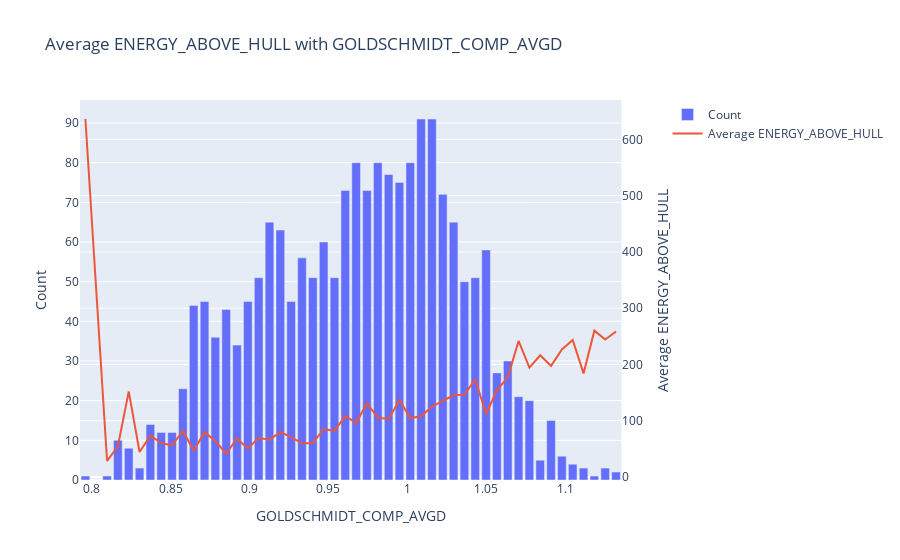

Notebook code cell kept with this figure:
### Markdown cell above
The plot below shows the average $E_{hull}$ with respect to $t$, superimposed on the histogram of $t$. As can be seen, $t$ of the perovskites have a relatively normal distribution. Interestingly, the average $E_{hull}$ steadily increases with $t$. This is consistent with earlier discussion stating that $t$ > 1.0 causes thermodynamic instability.

### Code cell
histogram_w_avg(50, "GOLDSCHMIDT_COMP_AVGD", "ENERGY_ABOVE_HULL")

### Figure 1 — Plotly figure (JSON) as saved in the notebook; plotly's stock layout.template omitted (floating-point values rounded to 4 significant figures)
{"data": [{"name": "Count", "type": "bar", "x": [0.7961, 0.803, 0.8098, 0.8167, 0.8235, 0.8304, 0.8372, 0.8441, 0.851, 0.8578, 0.8647, 0.8715, 0.8784, 0.8853, 0.8921, 0.899, 0.9058, 0.9127, 0.9195, 0.9264, 0.9333, 0.9401, 0.947, 0.9538, 0.9607, 0.9675, 0.9744, 0.9813, 0.9881, 0.995, 1.002, 1.009, 1.016, 1.022, 1.029, 1.036, 1.043, 1.05, 1.057, 1.064, 1.07, 1.077, 1.084, 1.091, 1.098, 1.105, 1.112, 1.118, 1.125, 1.132], "xaxis": "x", "y": [1, 0, 1, 10, 8, 3, 14, 12, 12, 23, 44, 45, 36, 43, 34, 45, 51, 65, 63, 45, 56, 51, 60, 51, 73, 80, 73, 80, 77, 75, 80, 91, 91, 72, 65, 50, 51, 58, 27, 30, 21, 20, 5, 15, 6, 4, 3, 1, 3, 2], "yaxis": "y"}, {"connectgaps": true, "name": "Average ENERGY_ABOVE_HULL", "type": "scatter", "x": [0.7961, 0.803, 0.8098, 0.8167, 0.8235, 0.8304, 0.8372, 0.8441, 0.851, 0.8578, 0.8647, 0.8715, 0.8784, 0.8853, 0.8921, 0.899, 0.9058, 0.9127, 0.9195, 0.9264, 0.9333, 0.9401, 0.947, 0.9538, 0.9607, 0.9675, 0.9744, 0.9813, 0.9881, 0.995, 1.002, 1.009, 1.016, 1.022, 1.029, 1.036, 1.043, 1.05, 1.057, 1.064, 1.07, 1.077, 1.084, 1.091, 1.098, 1.105, 1.112, 1.118, 1.125, 1.132], "xaxis": "x", "y": [636.3, null, 28.42, 54.6, 152.1, 44.37, 73.53, 60.78, 55.62, 82.14, 46.47, 79.72, 63.87, 41.35, 68.45, 50.34, 69.52, 65.99, 79.91, 70.78, 59.79, 60.43, 85.16, 81.9, 108.6, 95.89, 131.1, 105.1, 103.2, 136.3, 104.7, 107.9, 125.2, 134.7, 145.6, 146.3, 173.8, 111.5, 154.3, 176.8, 241.8, 194.3, 216.4, 197.5, 226.6, 243.5, 184.2, 260.1, 244.3, 258.5], "yaxis": "y2"}], "layout": {"title": {"text": "Average ENERGY_ABOVE_HULL with GOLDSCHMIDT_COMP_AVGD"}, "xaxis": {"anchor": "y", "domain": [0, 0.94], "title": {"text": "GOLDSCHMIDT_COMP_AVGD"}}, "yaxis": {"anchor": "x", "domain": [0, 1], "title": {"text": "Count"}}, "yaxis2": {"anchor": "x", "overlaying": "y", "side": "right", "title": {"text": "Average ENERGY_ABOVE_HULL"}}}}
